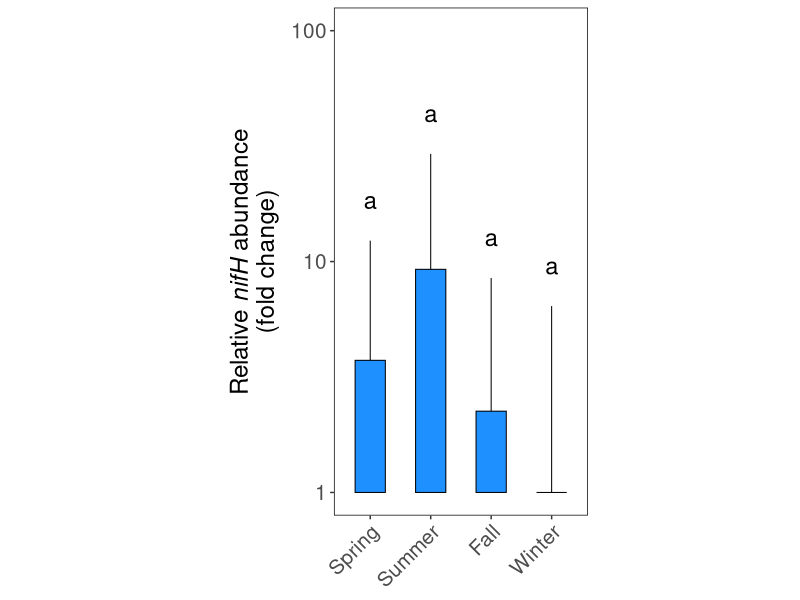

This figure's R source:
library(readxl)
library(ggplot2)
library(ggforce)

# set working directory to the directory the script is saved in
setwd(dirname(rstudioapi::getActiveDocumentContext()$path))

# Create plot

nifh <- read_xlsx("Biological Data file Tilstra et al.xlsx", sheet = "season_mean_sem_bio", na = "NA")

# Remove unit row and Change column names for nifH

nifh<-nifh[-1,]
colnames(nifh)[8:10]<-c("nifh","nifh_se","nifh_diff")

# Make plot

nifh_plot<-ggplot(nifh, aes(x=Season, y=nifh)) +
  geom_bar(stat="identity",color="black", fill="dodgerblue1",width=0.5,position=position_dodge(),lwd=.35)+
  geom_linerange(aes(ymin=nifh, ymax=nifh+nifh_se),colour="black",lwd=.35)+
  scale_x_discrete(limits=c("Spring","Summer","Fall","Winter"))+
  theme(aspect.ratio=2,panel.grid.major = element_blank(), panel.grid.minor = element_blank(), panel.background = element_blank(), panel.border = element_rect(colour = "black", fill = NA),axis.text.x=element_text(size=15,angle=45,hjust=1),axis.title.y=element_text(size=25,margin = margin(t = 0, r = 3, b = 0, l = 0)),axis.text.y=element_text(size=15))+
  labs(x=NULL,y=expression(atop("",atop(paste("Relative", italic(" nifH "), "abundance"),"(fold change)"))))+
  scale_y_log10(limits=c(1,100),breaks=c(1,10,100))+
  geom_text(aes(label=nifh_diff,y=((nifh+nifh_se)*1.5)),size=6)

ggsave("Figure_S4.pdf",plot = nifh_plot, width = 4, height = 6,dpi=300)
